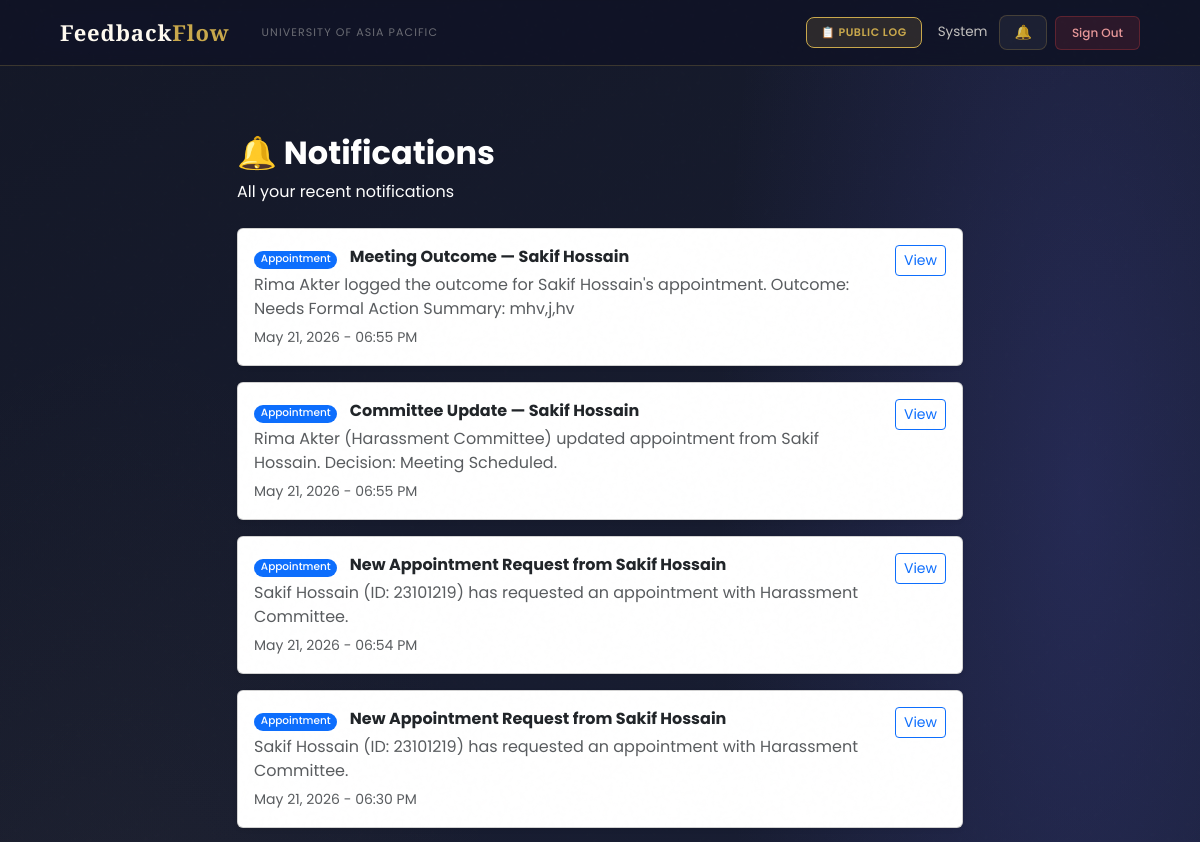
The page /notifications/ (signed in, upper part) on the database as committed earlier.
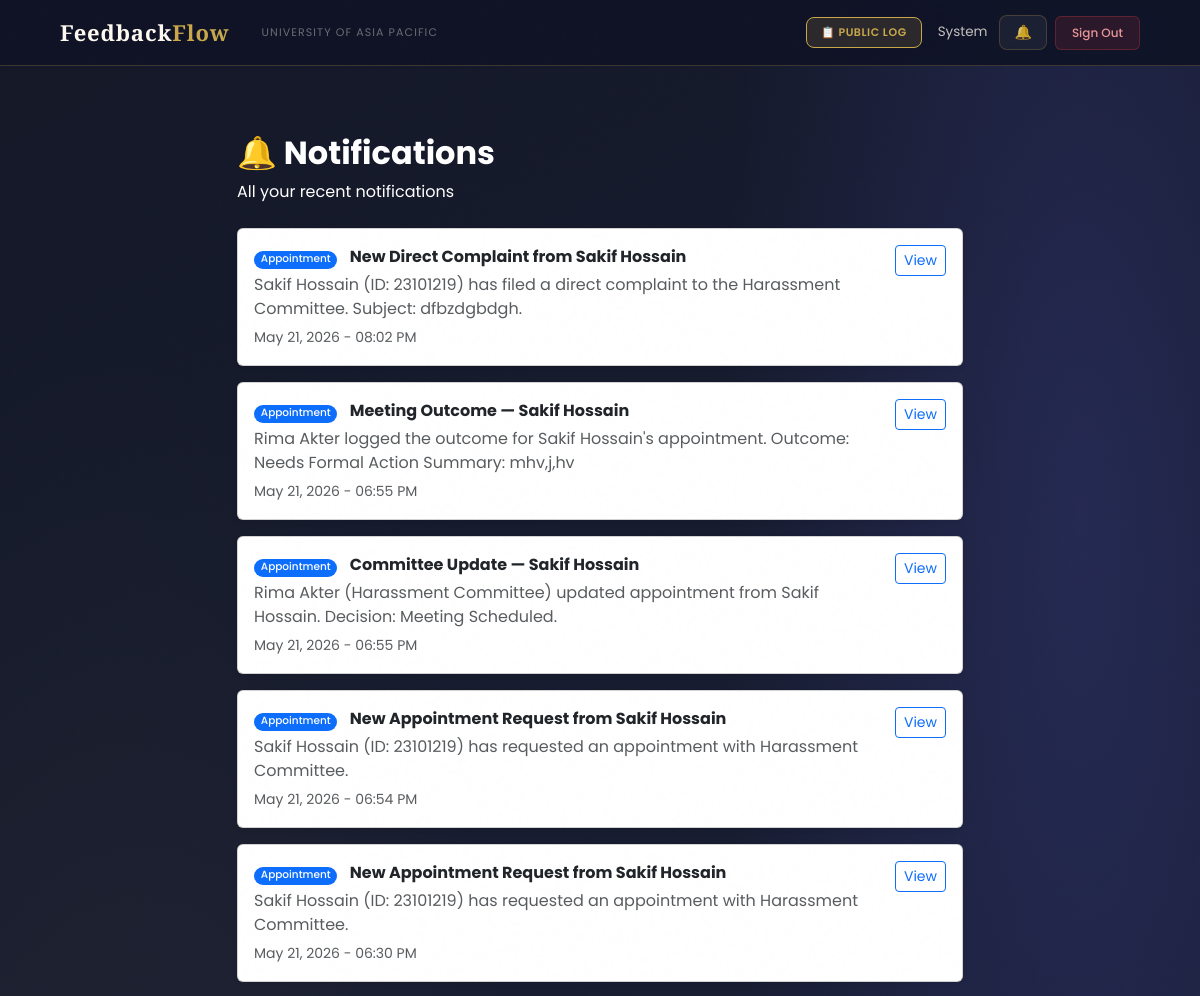
The same page on the database as committed later.
### users/models.py (models this page shows, shortened)
class Notification(models.Model):
    NOTIFICATION_TYPES = [
        ('complaint',    'Complaint'),
        ('appointment',  'Appointment'),
        ('update',       'Complaint Update'),
        ('feedback',     'Feedback'),
        ('announcement', 'Announcement'),
    ]
    recipient         = models.ForeignKey('User', on_delete=models.CASCADE, related_name='notifications')
    title             = models.CharField(max_length=200)
    message           = models.TextField()
    notification_type = models.CharField(max_length=20, choices=NOTIFICATION_TYPES)
    link              = models.CharField(max_length=200, blank=True, null=True)
    is_read           = models.BooleanField(default=False)
    created_at        = models.DateTimeField(auto_now_add=True)
    class Meta:
        ordering = ['-created_at']

### users/views.py (the view)
# urls.py: path('notifications/',                            views.notifications_view,     name='notifications'),
@login_required
def notifications_view(request):
    notifications = Notification.objects.filter(
        recipient=request.user
    ).order_by('-created_at')
    notifications.filter(is_read=False).update(is_read=True)
    return render(request, 'users/notifications.html', {
        'notifications': notifications,
        'page_title':    'Notifications',
    })

### users/context_processors.py (called while the page is built)
def notifications_count(request):
    if request.user.is_authenticated:
        from users.models import Notification, Announcement
        count = Notification.objects.filter(
            recipient=request.user,
            is_read=False
        ).count()
        active_announcements = []
        for ann in Announcement.objects.filter(is_active=True).order_by('-created_at')[:10]:
            if ann.is_visible_to(request.user):
                active_announcements.append(ann)
            if len(active_announcements) >= 3:
                break
        return {
            'unread_notifications_count': count,
            'active_announcements': active_announcements,
        }
    return {'unread_notifications_count': 0, 'active_announcements': []}

### users/models.py (called while the page is built)
    def get_short_name(self):
        return self.full_name.split()[0] if self.full_name else self.email

### users/templates/users/notifications.html (shortened to what this page needs)
{% extends 'users/base.html' %}
{% block content %}
<div class="container py-5" style="max-width: 750px;">
    <div class="mb-4">
        <h2 class="fw-bold" style="color:#ffffff;">🔔 Notifications</h2>
        <p class="text-white">All your recent notifications</p>
    </div>
    {% if notifications %}
        {% for notif in notifications %}
        <div class="card mb-3 shadow-sm {% if not notif.is_read %}border-primary{% endif %}">
            <div class="card-body d-flex justify-content-between align-items-start">
                <div>
                    {% if notif.notification_type == 'complaint' %}
                         {% if 'Suggestion' in notif.title or 'Opinion' in notif.title or 'Advice' in notif.title %}
                            <span class="badge bg-info me-2">Suggestion</span>
                        {% elif 'Issue' in notif.title %}
                            <span class="badge bg-warning text-dark me-2">Issue</span>
                        {% else %}
                            <span class="badge bg-danger me-2">Complaint</span>
                        {% endif %}
                    {% elif notif.notification_type == 'appointment' %}
                        <span class="badge bg-primary me-2">Appointment</span>
                    {% else %}
                        <span class="badge bg-success me-2">Update</span>
                    {% endif %}
                    <strong>{{ notif.title }}</strong>
                    <p class="text-muted mb-1 mt-1">{{ notif.message }}</p>
                    <small class="text-muted">{{ notif.created_at|date:"M d, Y - h:i A" }}</small>
                </div>
                {% if notif.link %}
                <a href="{% url 'mark_notification_read' notif.id %}" class="btn btn-sm btn-outline-primary ms-3">
                    View
                </a>
                {% endif %}
            </div>
        </div>
        {% endfor %}
    {% else %}
        <div class="text-center py-5">
            <p style="font-size: 60px;">🔔</p>
            <h5 class="text-muted">No notifications yet</h5>
            <p class="text-muted">You will be notified when something happens.</p>
        </div>
    {% endif %}
</div>
{% endblock %}

Rows that differ between the two databases and show on the page:
added Notification: notification_type "Appointment", title "New Direct Complaint from Sakif Hossain", message "Sakif Hossain (ID: 23101219) has filed a direct complaint to the Harassment Committee. Subject: dfbzdgbdgh.", created_at "May 21, 2026 - 08:02 PM", shows "View"
